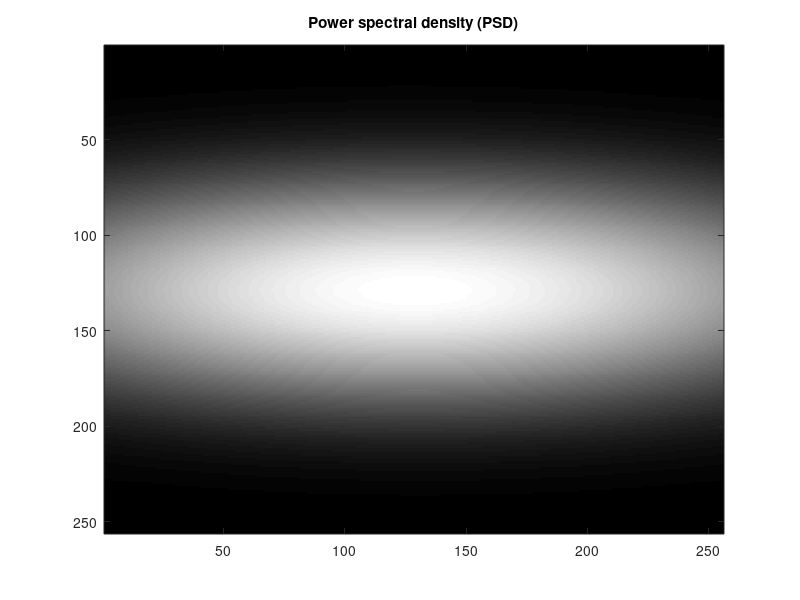

This figure's MATLAB source:
function [Noise, PS] = psdnoise(M, N, type, s)
%PSDNOISE: Generates noise using power spectral density function
%   (C) 2006 Bart Goossens, Ghent University
%   Department of Telecommunications and Information Processing
%   UGent-TELIN-IPI-IBBT
%   bart.goossens (at) telin.ugent.be
% Arguments:
% - M:     height of the image
% - N:     width of the image
% - type:  noise preset type (each type represents a different power spectral
%          density - PSD)
% - s:     spatial scaling factor for the noise (optional, default: s=1)
% Outputs:
% - Noise: the generated noise
% - PS:    the power spectral density function of the noise
if nargin == 0
    standalone = 1;
    M = 256; N = 256; type=1;
else
    standalone = 0;
end;

if nargin < 4
   s = 1;
end;    

% actually, this can also be implemented using the meshgrid function
u = ((-M/2):(M/2-1))'*ones(1,N)/M/s;
v = ones(M,1)*((-N/2):(N/2-1))/N/s;

switch(type)
    case 0
        P = ones(M,N);
    case 1
        P = 0.05+exp(-30* ((u-0.02).^2)) .* exp(-3* ((v-0.02).^2));
    case 2
        P = 0.005 + 4*exp(-30* ((u-0.17).^2 + (v-0.10).^2));
    case 3
        % circular symmetrical psd; found on digital pictures
        P = 0.005+exp(-10* (u.^2 + v.^2));
    case 4
        P = 0.05+exp(-300* ((u-0.02).^2)) .* exp(-30* ((v-0.02).^2));
    case 5
        P = 0.005 + exp(-60* ((u-0.17).^2 + (v-0.10).^2));
    case 6
        P = 0.05+ (exp(-20 *((u - v).^2 )));
    case 7
        P = 0.05 + (sqrt(u.^2 + v.^2) < 0.1);
    case 8
        P = 0.05 + (((v).^2 + (0.1*u+7*v).^2) < 0.1);
    case 9
        % ideal bandpass noise
        theta = -3*pi/8; % rotation angle
        u2 = cos(theta) * u - sin(theta) * v;
        P = 0.05 + (abs(u2) > 0.005) .* (abs(u2) < 0.06);
    case 10
        % bandpass noise
        theta = 3*pi/8; % rotation angle
        u2 = cos(theta) * u - sin(theta) * v;
        v2 = sin(theta) * u + cos(theta) * v;
        P = 0.05 + exp(-abs(v2.^2+u2.^2-0.05)*60);    
    case 11
        P = 0.05 + exp(-(sqrt(u.^2+v.^2) - 0.05).^2*8000);
    case 12
        P = 0.05 + abs(real(exp(-3000*((u-0.17).^2+(v-0.1).^2))));
    case 13
        % line pattern noise; found on analogue video
        P = exp(-4000 * ((u-0.1).^2 + (v-0.12).^2));
    case 13.1
        % line pattern noise (modified); found on analogue video
        P = 1e-3+exp(-4000 * ((u-0.1).^2 + (v-0.12).^2));
    case 13.2
        % line pattern noise (modified); found on analogue video
        P = 1e-3+exp(-4000 * ((u+0.1).^2 + (v-0.12).^2));
        case 14
        % line pattern noise; found on analogue video
        P = 1-exp(-0.1* (u.^2 + v.^2))  +1e3* exp(-4000 * ((u-0.1).^2 + (v-0.12).^2));               
    case 15
        % double line pattern noise; found on analogue video
        P = exp(-2000 * ((u-0.1).^2 + (v-0.12).^2)) + ...
            exp(-3000 * ((u+0.15).^2 + (v-0.22).^2)) + 1e-3;   
 end;        

% symmetrical extension (to make the filter 'real'-valued)
P = fftshift(sqrt(P));
P = 0.5 * (P + circshift(P(end:-1:1,end:-1:1),[1 1])); % trick :)

if standalone
    figure;
    imagesc(abs(fftshift(P)));colormap(gray);
    title('Power spectral density (PSD)');
end;    

x = fft2(randn(M, N));
x = x ./ abs(x);
x = x .* (P);

% normalization
P = P / sqrt(mean2(P.^2));

Noise = ifft2(x);
Noise = Noise / sqrt(mean2(Noise.^2));


if nargout>1    
    PS = P.^2;
end;    
